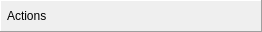
  <widget class="QFrame" name="actionToolbar">
   <property name="geometry">
    <rect>
     <x>330</x>
     <y>40</y>
     <width>181</width>
     <height>32</height>
    </rect>
   </property>
   <property name="minimumSize">
    <size>
     <width>0</width>
     <height>32</height>
    </size>
   </property>
   <property name="frameShape">
    <enum>QFrame::Panel</enum>
   </property>
   <property name="frameShadow">
    <enum>QFrame::Raised</enum>
   </property>
   <layout class="QHBoxLayout" name="horizontalLayout_4">
    <property name="spacing">
     <number>2</number>
    </property>
    <property name="leftMargin">
     <number>6</number>
    </property>
    <property name="topMargin">
     <number>2</number>
    </property>
    <property name="rightMargin">
     <number>6</number>
    </property>
    <property name="bottomMargin">
     <number>2</number>
    </property>
    <item>
     <widget class="QLabel" name="actionLabel">
      <property name="text">
       <string>Actions</string>
      </property>
     </widget>
    </item>
    <item>
     <widget class="QToolButton" name="saveTex">
      <property name="toolTip">
       <string>Save selected Texture</string>
      </property>
      <property name="text">
       <string/>
      </property>
      <property name="icon">
       <iconset resource="../Resources/resources.qrc">
        <normaloff>:/save.png</normaloff>:/save.png</iconset>
      </property>
      <property name="autoRaise">
       <bool>true</bool>
      </property>
     </widget>
    </item>
    <item>
     <widget class="QToolButton" name="texListShow">
      <property name="toolTip">
       <string>Open Texture List</string>
      </property>
      <property name="text">
       <string/>
      </property>
      <property name="icon">
       <iconset resource="../Resources/resources.qrc">
        <normaloff>:/page_white_stack.png</normaloff>:/page_white_stack.png</iconset>
      </property>
      <property name="autoRaise">
       <bool>true</bool>
      </property>
     </widget>
    </item>
    <item>
     <widget class="QToolButton" name="saveTexs">
      <property name="toolTip">
       <string>Batch Save Textures (Inputs)</string>
      </property>
      <property name="text">
       <string/>
      </property>
      <property name="icon">
       <iconset resource="../Resources/resources.qrc">
        <normaloff>:/save2.png</normaloff>:/save2.png</iconset>
      </property>
      <property name="autoRaise">
       <bool>true</bool>
      </property>
     </widget>
    </item>
    <item>
     <widget class="QToolButton" name="saveAllTexs">
      <property name="toolTip">
       <string>Save All Textures</string>
      </property>
      <property name="text">
       <string/>
      </property>
      <property name="icon">
       <iconset resource="../Resources/resources.qrc">
        <normaloff>:/save3.png</normaloff>:/save3.png</iconset>
      </property>
      <property name="autoRaise">
       <bool>true</bool>
      </property>
     </widget>
    </item>
    <item>
     <widget class="QToolButton" name="viewTexBuffer">
      <property name="toolTip">
       <string>Open the texture contents in a raw buffer viewer</string>
      </property>
      <property name="text">
       <string/>
      </property>
      <property name="icon">
       <iconset resource="../Resources/resources.qrc">
        <normaloff>:/page_white_code.png</normaloff>:/page_white_code.png</iconset>
      </property>
      <property name="autoRaise">
       <bool>true</bool>
      </property>
     </widget>
    </item>
    <item>
     <widget class="QToolButton" name="locationGoto">
      <property name="toolTip">
       <string>Enter co-ordinates to select a specific pixel location</string>
      </property>
      <property name="text">
       <string/>
      </property>
      <property name="icon">
       <iconset resource="../Resources/resources.qrc">
        <normaloff>:/find.png</normaloff>:/find.png</iconset>
      </property>
      <property name="autoRaise">
       <bool>true</bool>
      </property>
     </widget>
    </item>
    <item>
     <widget class="QToolButton" name="resourceDetails">
      <property name="toolTip">
       <string>Open the currently visible resource's details in the resource inspector</string>
      </property>
      <property name="icon">
       <iconset resource="../Resources/resources.qrc">
        <normaloff>:/link.png</normaloff>:/link.png</iconset>
      </property>
      <property name="autoRaise">
       <bool>true</bool>
      </property>
     </widget>
    </item>
    <item>
     <widget class="QToolButton" name="extensions">
      <property name="icon">
       <iconset resource="../Resources/resources.qrc">
        <normaloff>:/plugin.png</normaloff>:/plugin.png</iconset>
      </property>
      <property name="autoRaise">
       <bool>true</bool>
      </property>
     </widget>
    </item>
   </layout>
  </widget>
